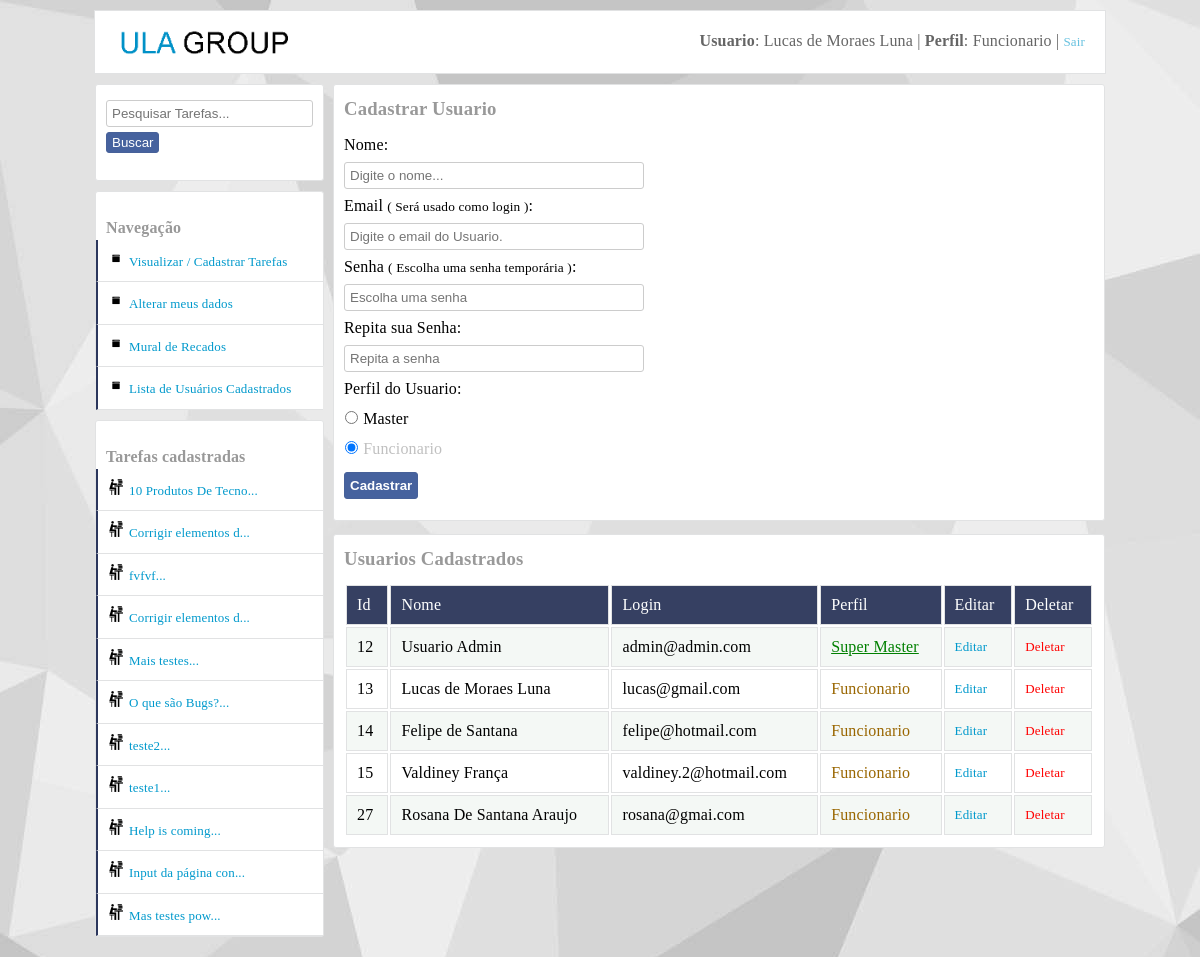
The app's page /cadastrar_usuarios.php (signed in) with its own data.
### tables this page shows
CREATE TABLE IF NOT EXISTS `usuarios` (
  `id` int(11) NOT NULL AUTO_INCREMENT,
  `nome` varchar(40) NOT NULL,
  `login` varchar(40) NOT NULL,
  `senha` varchar(10) NOT NULL,
  `dataCadastro` varchar(10) NOT NULL,
  `perfil` int(11) NOT NULL,
  `perfil_master_master` int(11) DEFAULT NULL,
  PRIMARY KEY (`id`)
);

CREATE TABLE IF NOT EXISTS `tarefas` (
  `id` int(11) NOT NULL AUTO_INCREMENT,
  `titulo` varchar(50) NOT NULL,
  `texto` text NOT NULL,
  `vinculoUsuario` int(11) NOT NULL,
  `dataCadastro` varchar(10) NOT NULL,
  `situacao` int(11) DEFAULT NULL,
  `dataAcao` varchar(10) DEFAULT NULL,
  `criadorDaTarefa` int(11) NOT NULL,
  PRIMARY KEY (`id`),
  KEY `fk_criador_da_tarefa` (`criadorDaTarefa`),
  KEY `fk_quem_vai_fazer_a_tarefa` (`vinculoUsuario`)
);

### Container.class.php (called while the page is built, shortened)
<?php
class Container
{
	public static function getUsuario()
	{
		$usuario = new UsuarioModel(self::getConexao());
		return $usuario;
	}
	public static function getConexao()
	{
		$servidor = "false";
		if ($servidor == "true")
		{
			$conexao = new Conexao("mysql.hostinger.com.br","u592982482_ney","u592982482_ney","32402709ney");
		}
		else
		{
			$conexao = new Conexao("localhost","tarefas","root","");
		}
	    return $conexao;
	}
}

### db/Conexao.class.php (called while the page is built, shortened)
<?php
class Conexao implements ConexaoInterface
{
	private $host;
	private $db;
	private $user;
	private $password;
	public function __construct($host, $db, $user, $password)
	{
		$this->host = $host;
		$this->db = $db;
		$this->user = $user;
		$this->password = $password;
	}
	public function connect()
	{
		return new \PDO("mysql:host={$this->host};dbname={$this->db}",$this->user,$this->password);
	}
}

### models/UsuarioModel.class.php (called while the page is built, shortened)
<?php
class UsuarioModel
{
	private $tableName = "usuarios";
	private $db;
	public function __construct(ConexaoInterface $conexao)
	{
		$this->db = $conexao->connect();
	}
	public function listar()
	{
		$query = $this->db->prepare("select * from {$this->tableName}");
		$query->execute();
		return $query->fetchAll(PDO::FETCH_OBJ);
	}
	public function colecaoUsuarioTarefas()
	{
		$query = $this->db->prepare("select usuarios.id as idUsuario, tarefas.id as idTarefas,
        nome, login, perfil, usuarios.dataCadastro as usuarioDataDoCadastro,
        titulo, texto, tarefas.dataCadastro as tarefasDataDoCadastro,
        situacao, dataAcao, criadorDaTarefa, vinculoUsuario
        from usuarios join tarefas on tarefas.criadorDaTarefa =
        usuarios.id order by tarefas.id desc");
        $query->execute();
		return $query->fetchAll(PDO::FETCH_OBJ);
	}
}

### utilidades/functions.php (called while the page is built, shortened)
<?php
function DelimitarPorTamnho($entrada,$tamanho,$acabamento)
{
	$saida = str_split($entrada,$tamanho);
    return $saida[0].$acabamento;
}

### cadastrar_usuarios.php (the view, shortened to what this page needs)
<?php
require_once("layout_parts/header.php");
require_once("layout_parts/banner.php");
require_once("utilidades/functions.php");
?>
	<article class="main">
	<section class="right">
		<section class="areas">
        <?php
        if (isset($_GET["editar"]))
        {
            $id = (int) $_GET["id"];
            foreach($usuario->listarWhere("id", $id) as $listar)
            {
                $retornaPerfilMasterMaster = $listar->perfil_master_master;
                $retornaPerfilMaster = $listar->perfil;
                $retornaIdUsuario = $listar->id;
            }
            if ($retornaPerfilMasterMaster == "1" and $_SESSION["perfil_master_master"] != "1")
            {
                setcookie("msgErro","Você não tem permissão para Editar um Usuario com Perfil ( Super Master )");
                header("Location:cadastrar_usuarios.php");
            }
            elseif ($retornaPerfilMaster == "1" and $_SESSION["perfil"] == "1" and $_SESSION["idUsuario"] != $retornaIdUsuario and $_SESSION["perfil_master_master"] != "1") {
                setcookie("msgErro","Um Usuário portador do perfil Master não pode editar um outro usuário com o mesmo perfil.");
                header("Location:cadastrar_usuarios.php");
            }
            else
            {
                require_once("editar_usuarios.php");
            }
        }
        else
        {
        ?>
	     <h3>Cadastrar Usuario</h3>
	     <form method="post" action="usuario_controller.php?cadastrar" class="form-login form-normal">
			<label for="nome">Nome:</label> <br>
			<input type="text" name="nome" id="nome" placeholder="Digite o nome..." value="<?php echo isset($_COOKIE["retornaNome"]) ? $_COOKIE["retornaNome"]:""; ?>"> <br>
			<label for="email">Email <small>( Será usado como login )</small>:</label> <br>
			<input type="text" name="login" id="email" placeholder="Digite o email do Usuario." value="<?php echo isset($_COOKIE["retornoLogin"]) ? $_COOKIE["retornoLogin"]:""; ?>"> <br>
			<label for="senha">Senha <small>( Escolha uma senha temporária )</small>:</label> <br>
			<input type="password" name="senha" id="senha" placeholder="Escolha uma senha"> <br>
            <label for="repita_senha">Repita sua Senha:</label> <br>
            <input type="password" name="repitaSenha" id="repita_senha" placeholder="Repita a senha"> <br>
            <label for="perfil">Perfil do Usuario:</label> <br>
            <input type="radio" name="perfil" value="1" id="master" <?php echo isset($master) ? $master:""; ?>> <label for="master">Master</label> <br>
            <input type="radio" name="perfil" value="2" id="funcionario" <?php echo isset($funcionario) ? $funcionario:"checked"; ?>> <label for="funcionario">Funcionario</label> <br>
			<button type="submit" class="button-postar" id="entrar">Cadastrar</button>
		</form>
        <?php }  ?>
        </section>
        <section class="areas">
        	<h3>Usuarios Cadastrados</h3>
        	<table>
            <thead>
        		<tr class="tr-top">
        			<td>Id</td>
        			<td>Nome</td>
        			<td>Login</td>
        			<td>Perfil</td>
        			<td>Editar</td>
        			<td>Deletar</td>
        		</tr>
            </thead>
            <?php foreach($usuario->listar() as $listar):
             $tipoPerfil = "";
             if ($listar->perfil == "1" and $listar->perfil_master_master != "1")
             {
                $classPerfil = "master";
             	$tipoPerfil = "Master";
             }
             elseif ($listar->perfil == "1" and $listar->perfil_master_master == "1")
             {
                $classPerfil = "master";
                $tipoPerfil = "Super Master";
             }
             else
             {
                $classPerfil = "funcionario";
             	$tipoPerfil = "Funcionario";
             }
            ?>
                <tr>
                	<td><?php echo $listar->id; ?></td>
                	<td><?php echo $listar->nome; ?></td>
                	<td><?php echo $listar->login; ?></td>
                	<td class="<?php echo $classPerfil ?>"><?php echo $tipoPerfil; ?></td>
                    <td><a href="?editar&id=<?php echo $listar->id;?>" class="editar" title="Editar o Usuario <?php echo $listar->nome; ?>">Editar</a></td>
                    <td><a href="usuario_controller.php?deletar&id=<?php echo $listar->id;?>" class="deletar" title="Deletar o Usuario <?php echo $listar->nome; ?>">Deletar</a></td>                </tr>
        	<?php endforeach; ?>
        	</table>
        </section>
	</section>
	    <?php
	      require_once("layout_parts/area_left.php");
	    ?>
	</article>
</body>
</html>

### layout_parts/area_left.php (shortened to what this page needs)
<div id="main-area-left">
<section class="left">
<div class="div_oculta_left">
<form method="get" action="dashboard.php">
	<input type="search" name="input_pesquisa" id="input_pesquisa" placeholder="Pesquisar Tarefas...">
	<button type="submit" class="button-postar">Buscar</button>
</form>
</div>
</section>
<section class="left">
<br>
<b>Navegação</b>
<ul id="menu-left" class="cadastrar-usuario">
	<li><a href="dashboard.php">Visualizar / Cadastrar Tarefas</a></li>
	<li><a href="alterar_meus_dados.php?alterarMeusDados">Alterar meus dados</a></li>
	<li><a href="pagina_de_recados.php">Mural de Recados</a></li>
</ul>
</section>
<ul id="menu-left" class="cadastrar-usuario">
<li><a href="#" class="show_menu_usuarios_cadastrados">Lista de Usuários Cadastrados</a></li>
</ul>
<section class="left">
<br>
<b>Tarefas cadastradas</b>
<ul id="menu-left" class="cadastrar-usuario">
	<?php foreach($usuario->colecaoUsuarioTarefas() as $listar):?>
	  <li><a class="link-arquivos" href="visualizar_tarefa_completa.php?textoCompleto&id=<?php echo $listar->idTarefas; ?>" title="<?php echo $listar->titulo . ": (" . $listar->tarefasDataDoCadastro ." )"; ?>"><?php echo DelimitarPorTamnho($listar->titulo, 20, "..."); ?></a></li>
    <?php endforeach; ?>
</ul>
</section>
</div>

### css/style.css (style rules this page uses)
body { background:#e9eaed; font-family:Tahoma!important; margin:0; margin-bottom:20px; margin-top:10px; font-family: "freight-text-pro",Georgia,Cambria,"Times New Roman",Times,serif; letter-spacing: 0.01rem; font-weight: 400; font-style: normal; line-height: 1.5; background-image:url("css_img/fundo.jpg")!important; background-attachment: fixed; }
.main { width:1010px; height:auto; min-height:300px; padding:0; margin:auto; }
.areas { width:750px; height:auto; min-height:200px; background:#ffffff; margin:auto; border-radius:3px; border:1px solid #e1e2e3; margin-top:0px; padding:10px; }
.areas h1,h2,h3,h4 { margin:0; margin-bottom:10px; color:#999999; }
.button-postar { padding:5px; background:#46629e; border:1px solid #476199; border-radius:3px; color:white; margin:11px 0px; cursor:pointer; font-weight:bold; }
.right { float:right; }
#main-area-left { width:229px; }
.left { width:227px; background:white; height:auto; margin-top:10px; border:1px solid #e1e2e3; border-radius:3px; }
.left b { margin-left:10px; margin-top:10px!important; color:#999999; }
input { width:300px; padding:5px; border-radius:3px; border:1px solid #cccccc; outline:none; margin-top:5px; margin-bottom:5px; }
button { margin-top:8px; }
.form-login { border:1px solid #e1e2e3; padding:10px; border-radius:3px; margin:10px 10px 10px; }
.form-normal { border:0; margin:0; padding:0; }
input[type="radio"]:checked + label { color:silver; }
input[type="radio"] { padding:0; margin-top:10px!important; width:15px; margin:0; }
a { color:#0099cc; font-size:13px; text-decoration:none; }
ul { margin:0; padding:0; list-style:none; }
#menu-left a { display:block; padding:10px; background:white; border-bottom:1px solid #e1e2e3; border-left:2px solid #2c375d; }
.cadastrar-usuario a::before { content: url(css_img/icone_cadastrar_usuario.png); margin-right:5px; }
.link-arquivos::before { content: url(css_img/icone_arquivos.png)!important; margin-right:5px; }
table { width:100%; }
table tr td { border:1px solid #e1e2e3; padding:10px; }
table tbody tr:nth-child(2n+1) { background:#f4f8f5; }
.tr-top { background:#364062; color:white; }
.deletar { color:#ff0000; }
.master { color:green; text-decoration:underline; }
.funcionario { color:#996600; }
.show_menu_usuarios_cadastrados { display:block; padding-top:10px; padding-bottom:10px; background:white; width:205px; border-left:2px solid #009900; margin-left:1px; margin-top:-1px; }
.div_oculta_left { padding:10px; padding-bottom:0; }
.div_oculta_left input { width:207px; }
.div_oculta_left button { margin-top:0px; padding-top:2px; padding-bottom:2px; font-weight:normal; }

### css/SimpleAnimationCSS.css (style rules this page uses)
.comes-here { -webkit-animation:comes-here 1.5s 1; -moz-animation:comes-here 1.5s 1; -o-animation:comes-here 1.5s 1; -ms-animation:comes-here 1.5s 1; }

### records on screen
usuarios: id "12", nome "Usuario Admin", login "admin@admin.com", tipoPerfil "Super Master"
usuarios: id "13", nome "Lucas de Moraes Luna", login "lucas@gmail.com", perfil "Funcionario"
usuarios: id "14", nome "Felipe de Santana", login "felipe@hotmail.com", perfil "Funcionario"
usuarios: id "15", nome "Valdiney França", login "valdiney.2@hotmail.com", perfil "Funcionario"
usuarios: id "27", nome "Rosana De Santana Araujo", login "rosana@gmai.com", perfil "Funcionario"
tarefas: titulo "10 Produtos De Tecno..."
tarefas: titulo "Corrigir elementos d..."
tarefas: titulo "fvfvf..."
tarefas: titulo "Corrigir elementos d..."
tarefas: titulo "Mais testes..."
tarefas: titulo "O que são Bugs?..."
tarefas: titulo "teste2..."
tarefas: titulo "teste1..."
tarefas: titulo "Help is coming..."
tarefas: titulo "Input da página con..."
tarefas: titulo "Mas testes pow..."

### other values on screen
$_SESSION["nome"] "Lucas de Moraes Luna"
$tipoPerfil "Funcionario"
